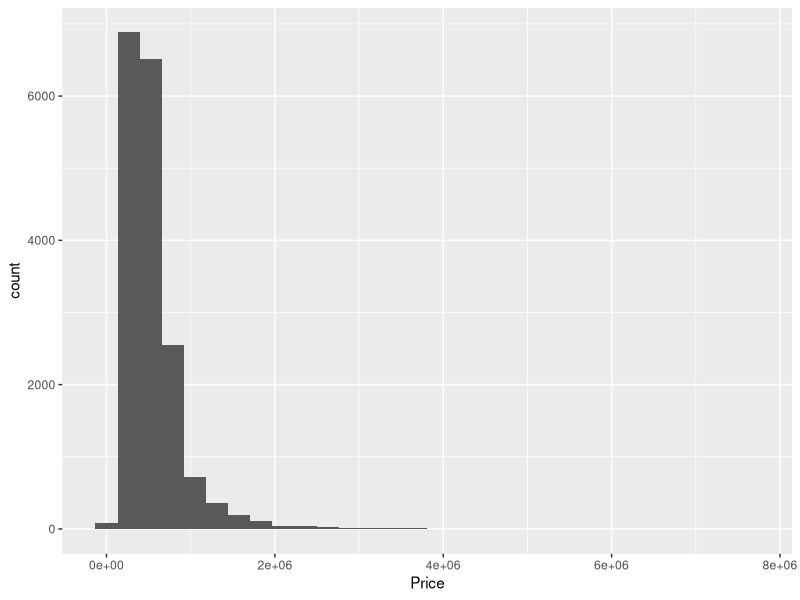
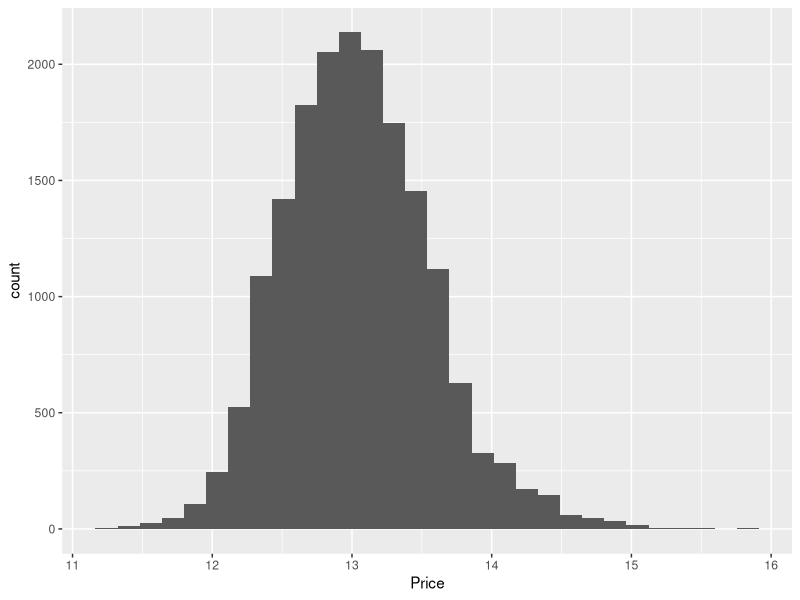

Source code (R) for these figures, in order:
## install package 
## install library

install.packages("caret")
install.packages("tidyverse")
install.packages("readxl")
install.packages("ggplot2")
install.packages("dplyr")
library(caret)
library(tidyverse)
library(readxl)
library(ggplot2)
library(dplyr)

## 0. prep data/ get data /clean data (No missing value)
## 1. split data
## 2. train model
## 3. score model aka. prediction
## 4. evaluate model

## step 0. prep data
## get and combine data
hp1 <- read_excel("house_price_india.xlsx", sheet = 1)
hp2 <- read_excel("house_price_india.xlsx", sheet = 2)
house_price <- bind_rows(hp1, hp2)
View(house_price)

## check missing value or N/A
house_price %>%
  complete.cases() %>%
  mean()           ## If no missing value, mean = 1

## visualize price distribution
ggplot(data = house_price,
       mapping = aes(x = Price)) +
  geom_histogram()

## check zero or minus in datapoints
## adjust right skewed distribution to normal distribution
mean(house_price$Price <= 0)
house_price$Price <- log(house_price$Price)
clean_df <- house_price

## Then re-check price distribution 
ggplot(data = clean_df,
       mapping = aes(x = Price)) +
  geom_histogram()
 

## 1. split data 80% train, 20% test
split_data <- function(df) {
  set.seed(42)
  n <- nrow(df)
  train_id <- sample(1:n, size = 0.8*n)
  train_df <- df[train_id, ]
  test_df <- df[- train_id, ]
  return(list(training = train_df,
              testing = test_df))
}

prep_data <- split_data(clean_df)
train_df <- prep_data[[1]]
test_df <- prep_data[[2]]

## 2. train model with LM model
set.seed(42)
lm_model <- train(Price ~ . ,
                  data = train_df,
                  method = "lm")
lm_model

## 3. score model
p <- predict(lm_model, newdata = test_df)

## 4. evaluate model
## mean absolute error, root mse
(mae <- mean(abs(p - test_df$Price)))
(rmse <- sqrt(mean((p - test_df$Price)**2)))

